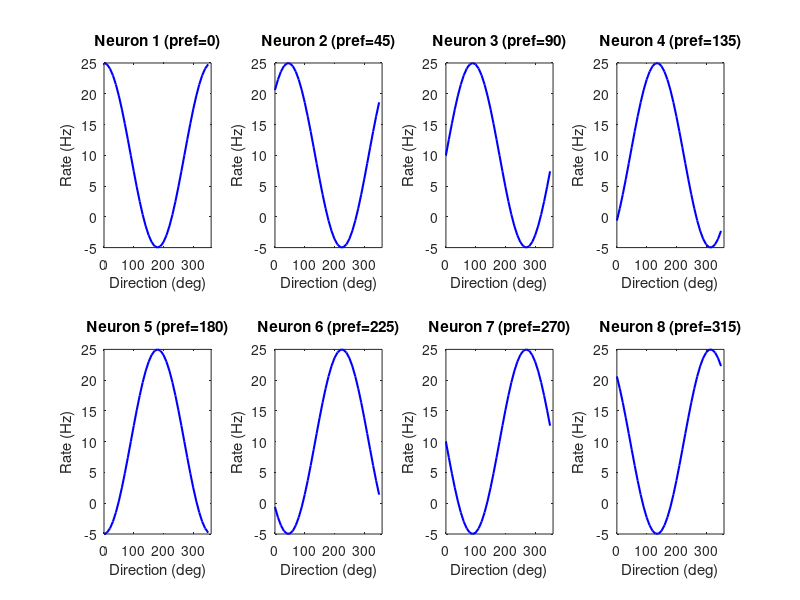

This figure's MATLAB source: (Note: this script raises an error after producing the figure.)
% MODULE 07: DIMENSIONALITY REDUCTION -- PCA on Neural Population Data
% Apply PCA to simulated neural population recordings.
% Circular stimuli map to a ring in PC space!
%
% Part of the Matlab for Computational Neuroscience course
% Module 07: Dimensionality Reduction
%
% What you'll see when you run this:
%   Figure 1: Tuning curves of all 8 neurons
%   Figure 2: PC1 vs PC2 colored by stimulus direction -- a ring!
%   Figure 3: Scree plot showing variance explained
%
% Connection to Module 05: The neurons use cosine tuning curves,
% exactly as you learned in Module 05 (population coding).

clear; clc; close all;
rng(42);

%% 1. Simulate 8 Neurons with Cosine Tuning
n_neurons = 8;
n_trials = 200;
pref_dirs = linspace(0, 315, n_neurons);  % degrees: 0, 45, 90, ..., 315

fprintf('=== PCA on Neural Population Data ===\n\n');
fprintf('Simulating %d neurons with preferred directions:\n', n_neurons);
fprintf('  [%s] degrees\n\n', num2str(pref_dirs));

% Generate random stimulus directions for each trial
stimulus_dirs = rand(n_trials, 1) * 360;

% Compute firing rates: cosine tuning + baseline + noise
% (Same model as Module 05!)
baseline = 10;  % Hz
gain = 15;      % Hz
noise_level = 3;

data = zeros(n_trials, n_neurons);
for i = 1:n_trials
    data(i, :) = baseline + gain * cosd(pref_dirs - stimulus_dirs(i)) ...
                 + noise_level * randn(1, n_neurons);
    data(i, :) = max(0, data(i, :));  % firing rates can't be negative
end

fprintf('Data matrix: %d trials x %d neurons\n', size(data));

%% 2. Show Tuning Curves
figure(1);
test_dirs = 0:10:350;
for k = 1:n_neurons
    subplot(2, 4, k);
    rates = baseline + gain * cosd(test_dirs - pref_dirs(k));
    plot(test_dirs, rates, 'b-', 'LineWidth', 1.5);
    xlabel('Direction (deg)');
    ylabel('Rate (Hz)');
    title(sprintf('Neuron %d (pref=%d)', k, pref_dirs(k)));
    xlim([0 360]);
end
sgtitle('Cosine Tuning Curves of 8 Neurons');

%% 3. Perform PCA (same 6 steps as demo_pca_steps)
% Step 2: Mean-center
centered = data - mean(data);

% Step 3: Covariance matrix
C = cov(centered);

% Step 4: Eigendecompose
[V, D] = eig(C);

% Step 5: Sort descending
[eigenvalues, idx] = sort(diag(D), 'descend');
V = V(:, idx);

% Variance explained
var_explained = 100 * eigenvalues / sum(eigenvalues);
fprintf('\nVariance explained per component:\n');
for k = 1:n_neurons
    fprintf('  PC%d: %.1f%%\n', k, var_explained(k));
end
fprintf('Top 2 components: %.1f%%\n\n', sum(var_explained(1:2)));

% Step 6: Project onto top 2 PCs
projected = centered * V(:, 1:2);

%% 4. The Key Plot: PC1 vs PC2 Colored by Stimulus Direction
figure(2);
scatter(projected(:,1), projected(:,2), 20, stimulus_dirs, 'filled');
colorbar;
colormap(hsv);  % circular colormap for circular stimulus
xlabel('PC1'); ylabel('PC2');
title('Neural Population in PC Space');
axis equal;

% Add annotation
text(min(projected(:,1)), max(projected(:,2)), ...
    'Circular stimulus maps to a ring in PC space!', ...
    'FontSize', 10, 'FontWeight', 'bold', 'Color', 'k', ...
    'VerticalAlignment', 'top');

fprintf('Look at the scatter plot: the points form a RING!\n');
fprintf('Similar stimulus directions are close together on the ring.\n');
fprintf('PCA revealed the circular structure hidden in 8 dimensions.\n');

%% 5. Scree Plot
figure(3);
subplot(1,2,1);
bar(var_explained);
xlabel('Principal Component');
ylabel('Variance Explained (%)');
title('Scree Plot');

subplot(1,2,2);
cumulative = cumsum(var_explained);
plot(1:length(cumulative), cumulative, 'bo-', 'LineWidth', 2);
hold on;
yline(90, 'r--', '90% threshold');
hold off;
xlabel('Number of Components');
ylabel('Cumulative Variance (%)');
title('Cumulative Variance Explained');
ylim([0 105]);

sgtitle('How Many Components Capture the Neural Code?');
